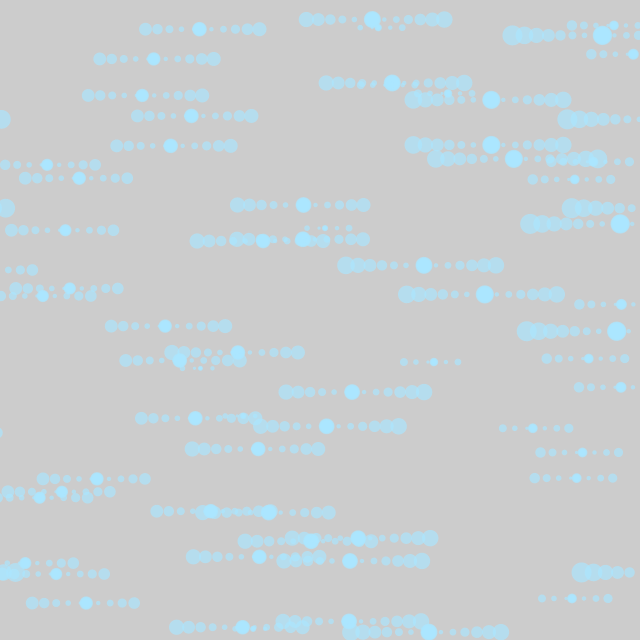
Frame 1 (no input)
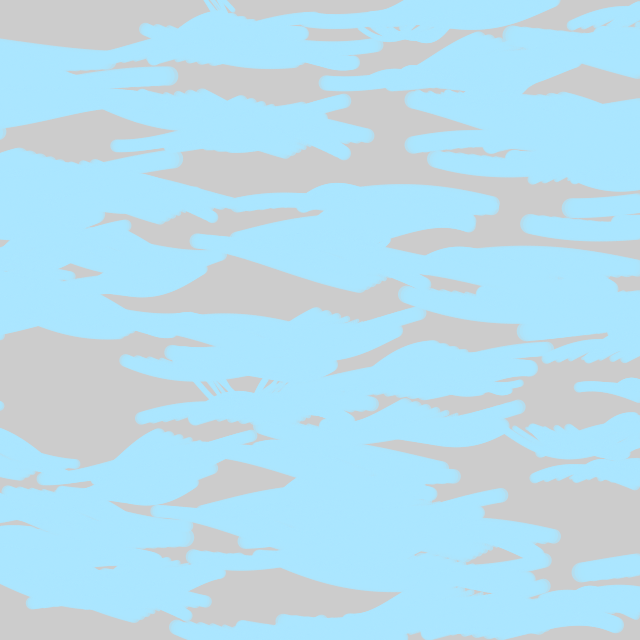
Frame 60 (the mouse pressed at the canvas centre just before this capture)
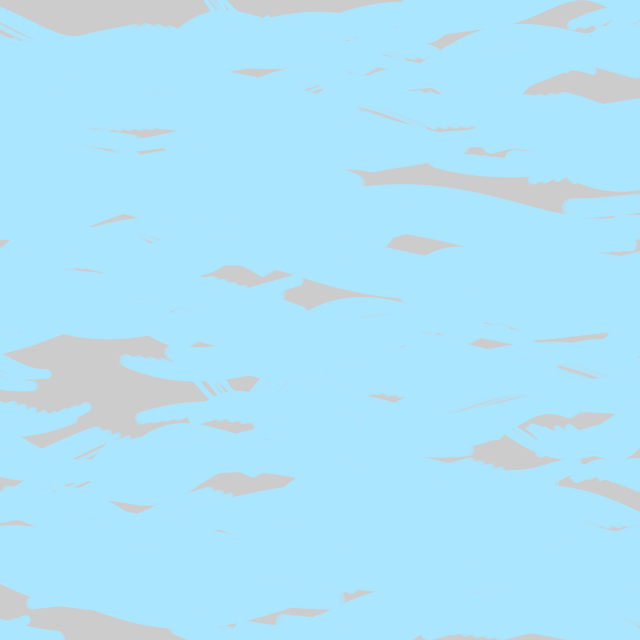
Frame 120 (the mouse held since frame 60 and released just before this capture)

The Processing sketch that drew these frames (run headless with seeded random() and noise(); from frame 60 on, the mouse is pressed at the canvas centre):

// Processing sketch: day014
// ── day014.pde
float f, g, t, v=2e3;
void setup() {
  size(640, 640);
  fill(#AAE6FF, 172);
  noStroke();
}
void draw() {
  clear();
  for (f=0; f<640; f+=9)for (g=0; g<noise(f)*125; g+=3)
    circle((g*cos(PI/2*g+t)+v*noise(f))%740-100, g/6*sin(PI/3*g+t)+f+sin(f+v/99)*20, g/5+2);
  t+=PI/180;
  v+=4;
}
